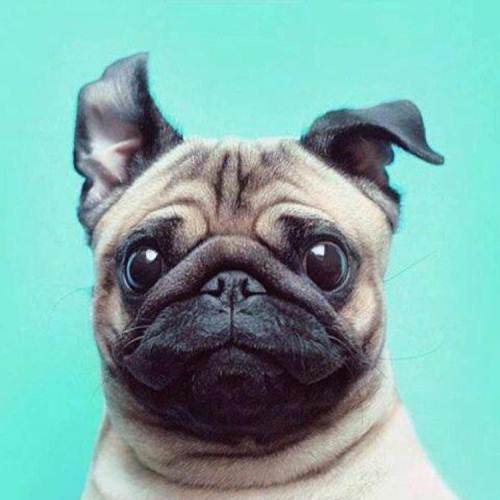
#> input picture Python使用PIL实现二值图/TwoValueImage/1111.jpg, 500 x 500 px
$ python Two.py
#> lines starting #> are read from the running program, lines starting #| are printed output that depends on the picture
from PIL import Image
img = Image.open('1111.jpg')
#> img is the input picture: PIL image 500x500 RGB; mean R, G, B 126.7, 174.7, 170
img=img.convert('1')
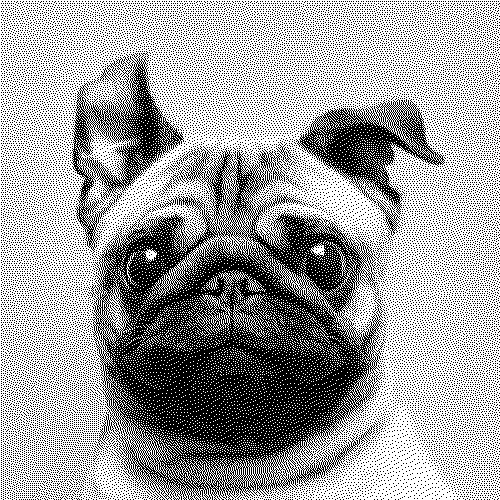
#> img: PIL image 500x500 1; 62.5% white; black in thin lines or dots
img.save('二值图.jpg')
